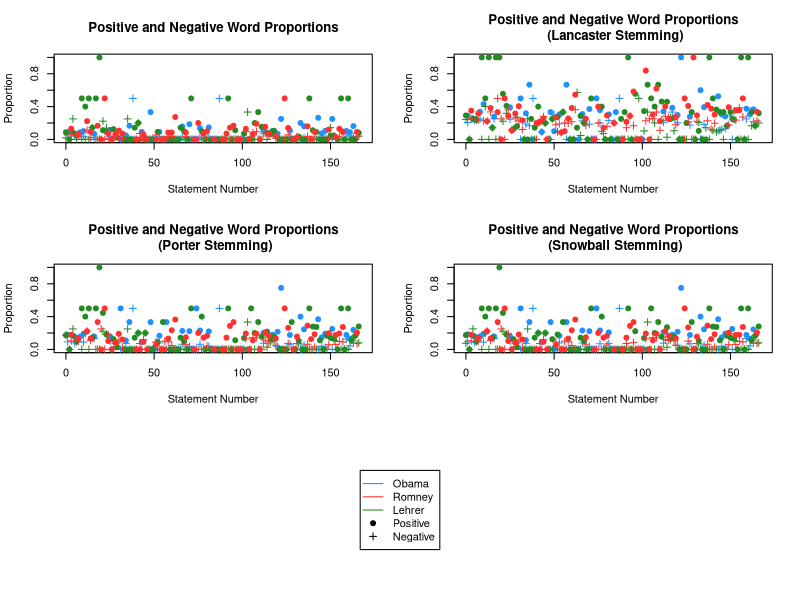

This chart was generated by the following R code:
setwd("C:\\Users\\drmiller1220\\Documents\\GitHub\\WUSTL")

debatewords <- read.csv("debatewords.csv", header=TRUE)

debatewords$prop_positive_words <- debatewords$Number.of.positive.words/debatewords$Number.of.non.stop.words
debatewords$prop_negative_words <- debatewords$Number.of.negative.words/debatewords$Number.of.non.stop.words

debatewords$prop_positive_words_lan <- debatewords$Number.of.Lancaster.stemmed.positive.words/debatewords$Number.of.non.stop.words
debatewords$prop_negative_words_lan <- debatewords$Number.of.Lancaster.stemmed.negative.words/debatewords$Number.of.non.stop.words

debatewords$prop_positive_words_port <- debatewords$Number.of.Porter.stemmed.positive.words/debatewords$Number.of.non.stop.words
debatewords$prop_negative_words_port <- debatewords$Number.of.Porter.stemmed.negative.words/debatewords$Number.of.non.stop.words

debatewords$prop_positive_words_snow <- debatewords$Number.of.Snowball.stemmed.positive.words/debatewords$Number.of.non.stop.words
debatewords$prop_negative_words_snow <- debatewords$Number.of.Snowball.stemmed.negative.words/debatewords$Number.of.non.stop.words

layout(matrix(c(1,2,3,4,5,5), nrow=3, byrow=TRUE), 
       heights = c(0.35,0.35,0.3))

plot(y=debatewords$prop_positive_words[which(debatewords$Speaker=="OBAMA")],
     x=debatewords$Statement.Number[which(debatewords$Speaker=="OBAMA")],
     type="p", pch=19, col="dodgerblue", main = "Positive and Negative Word Proportions",
     xlab="Statement Number", ylab="Proportion", ylim=c(0,1), xlim=c(0,167))
points(y=debatewords$prop_negative_words[which(debatewords$Speaker=="OBAMA")],
       x=debatewords$Statement.Number[which(debatewords$Speaker=="OBAMA")],
       type="p", pch=3, col="dodgerblue")
points(y=debatewords$prop_positive_words[which(debatewords$Speaker=="LEHRER")],
       x=debatewords$Statement.Number[which(debatewords$Speaker=="LEHRER")],
       type="p", pch=19, col="forestgreen")
points(y=debatewords$prop_negative_words[which(debatewords$Speaker=="LEHRER")],
       x=debatewords$Statement.Number[which(debatewords$Speaker=="LEHRER")],
       type="p", pch=3, col="forestgreen")
points(y=debatewords$prop_positive_words[which(debatewords$Speaker=="ROMNEY")],
       x=debatewords$Statement.Number[which(debatewords$Speaker=="ROMNEY")],
       type="p", pch=19, col="firebrick1")
points(y=debatewords$prop_negative_words[which(debatewords$Speaker=="ROMNEY")],
       x=debatewords$Statement.Number[which(debatewords$Speaker=="ROMNEY")],
       type="p", pch=3, col="firebrick1")

plot(y=debatewords$prop_positive_words_lan[which(debatewords$Speaker=="OBAMA")],
     x=debatewords$Statement.Number[which(debatewords$Speaker=="OBAMA")],
     type="p", pch=19, col="dodgerblue", main = "Positive and Negative Word Proportions\n (Lancaster Stemming)",
     xlab="Statement Number", ylab="Proportion", ylim=c(0,1), xlim=c(0,167))
points(y=debatewords$prop_negative_words_lan[which(debatewords$Speaker=="OBAMA")],
       x=debatewords$Statement.Number[which(debatewords$Speaker=="OBAMA")],
       type="p", pch=3, col="dodgerblue")
points(y=debatewords$prop_positive_words_lan[which(debatewords$Speaker=="LEHRER")],
       x=debatewords$Statement.Number[which(debatewords$Speaker=="LEHRER")],
       type="p", pch=19, col="forestgreen")
points(y=debatewords$prop_negative_words_lan[which(debatewords$Speaker=="LEHRER")],
       x=debatewords$Statement.Number[which(debatewords$Speaker=="LEHRER")],
       type="p", pch=3, col="forestgreen")
points(y=debatewords$prop_positive_words_lan[which(debatewords$Speaker=="ROMNEY")],
       x=debatewords$Statement.Number[which(debatewords$Speaker=="ROMNEY")],
       type="p", pch=19, col="firebrick1")
points(y=debatewords$prop_negative_words_lan[which(debatewords$Speaker=="ROMNEY")],
       x=debatewords$Statement.Number[which(debatewords$Speaker=="ROMNEY")],
       type="p", pch=3, col="firebrick1")

plot(y=debatewords$prop_positive_words_port[which(debatewords$Speaker=="OBAMA")],
     x=debatewords$Statement.Number[which(debatewords$Speaker=="OBAMA")],
     type="p", pch=19, col="dodgerblue", main = "Positive and Negative Word Proportions\n (Porter Stemming)",
     xlab="Statement Number", ylab="Proportion", ylim=c(0,1), xlim=c(0,167))
points(y=debatewords$prop_negative_words_port[which(debatewords$Speaker=="OBAMA")],
       x=debatewords$Statement.Number[which(debatewords$Speaker=="OBAMA")],
       type="p", pch=3, col="dodgerblue")
points(y=debatewords$prop_positive_words_port[which(debatewords$Speaker=="LEHRER")],
       x=debatewords$Statement.Number[which(debatewords$Speaker=="LEHRER")],
       type="p", pch=19, col="forestgreen")
points(y=debatewords$prop_negative_words_port[which(debatewords$Speaker=="LEHRER")],
       x=debatewords$Statement.Number[which(debatewords$Speaker=="LEHRER")],
       type="p", pch=3, col="forestgreen")
points(y=debatewords$prop_positive_words_port[which(debatewords$Speaker=="ROMNEY")],
       x=debatewords$Statement.Number[which(debatewords$Speaker=="ROMNEY")],
       type="p", pch=19, col="firebrick1")
points(y=debatewords$prop_negative_words_port[which(debatewords$Speaker=="ROMNEY")],
       x=debatewords$Statement.Number[which(debatewords$Speaker=="ROMNEY")],
       type="p", pch=3, col="firebrick1")

plot(y=debatewords$prop_positive_words_snow[which(debatewords$Speaker=="OBAMA")],
     x=debatewords$Statement.Number[which(debatewords$Speaker=="OBAMA")],
     type="p", pch=19, col="dodgerblue", main = "Positive and Negative Word Proportions\n (Snowball Stemming)",
     xlab="Statement Number", ylab="Proportion", ylim=c(0,1), xlim=c(0,167))
points(y=debatewords$prop_negative_words_snow[which(debatewords$Speaker=="OBAMA")],
       x=debatewords$Statement.Number[which(debatewords$Speaker=="OBAMA")],
       type="p", pch=3, col="dodgerblue")
points(y=debatewords$prop_positive_words_snow[which(debatewords$Speaker=="LEHRER")],
       x=debatewords$Statement.Number[which(debatewords$Speaker=="LEHRER")],
       type="p", pch=19, col="forestgreen")
points(y=debatewords$prop_negative_words_snow[which(debatewords$Speaker=="LEHRER")],
       x=debatewords$Statement.Number[which(debatewords$Speaker=="LEHRER")],
       type="p", pch=3, col="forestgreen")
points(y=debatewords$prop_positive_words_snow[which(debatewords$Speaker=="ROMNEY")],
       x=debatewords$Statement.Number[which(debatewords$Speaker=="ROMNEY")],
       type="p", pch=19, col="firebrick1")
points(y=debatewords$prop_negative_words_snow[which(debatewords$Speaker=="ROMNEY")],
       x=debatewords$Statement.Number[which(debatewords$Speaker=="ROMNEY")],
       type="p", pch=3, col="firebrick1")

par(mar=c(0,0,0,0))
plot(0,0, type="n", axes=FALSE, xlab="", ylab="")
legend(x="center", legend=c("Obama","Romney",
                            "Lehrer", "Positive", "Negative"), lty=c(1,1,1,0,0),
                            pch=c(NA,NA,NA,19,3),
       col = c("dodgerblue","firebrick1","forestgreen","black","black"))

### Questions
### The plots present the positive and negative word proportions for the different kinds of
### stemming or full word analysis.  Each speaker is color-coded as indicated by the legend,
### and dots represent positive word proportions while crosses represent negative word proportions
### Across the plots, we notice that there are more extreme measured proportions when using
### Lancaster stemming than using the other types of stemming (or no stemming at all).  